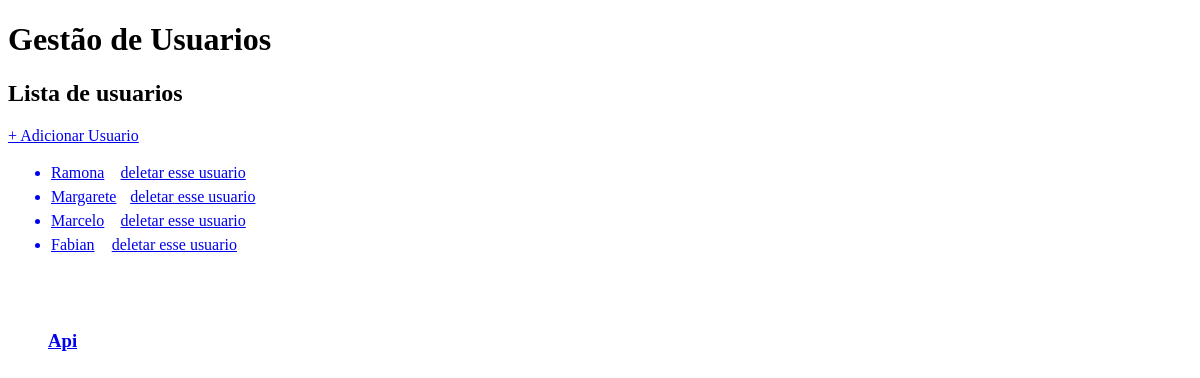
Before: / with the older database file.
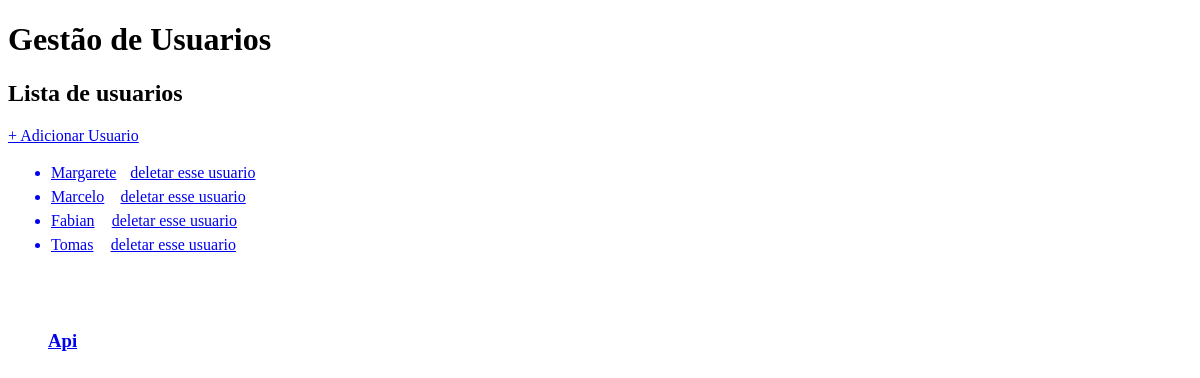
After: the same page with the newer database file.
### usuarios/models.py (models this page shows, shortened)
class Usuario(models.Model):
    nome = models.CharField(max_length=500)

### usuarios/views.py (the view)
# urls.py: path('', lista_usuario, name='lista_usuario'),
def lista_usuario(request):
    usuarios = Usuario.objects.all()
    return render(request,'index.html', {'usuarios': usuarios})

### usuarios/templates/index.html (shortened to what this page needs)
<!DOCTYPE html>
<html lang="en" xmlns="http://www.w3.org/1999/html">
<head>
</head>
<body>
<h1>Gestão de Usuarios</h1>
<h2>Lista de usuarios</h2>
 <a href="new/">+ Adicionar Usuario</a>
<ul>
<tr>
{% for usuario in usuarios %}
    <table border="0"  width="20%">
    <td>
    <a href="update/{{usuario.id}}">
    <li>    {{ usuario.nome }} </li></a>
    </td>
    <td>
    <a href="delete/{{usuario.id}}"> deletar esse usuario</a>
    </td>
{% endfor %}
</tr>
</ul>
<br>
<br>
<br>
<h3><a href="http://127.0.0.1:8000/usuarios/usuarios/"> Api </a></h3>
</body>
</html>

Changed rows visible on the page:
removed Usuario: nome "Ramona"
added Usuario: nome "Tomas"
